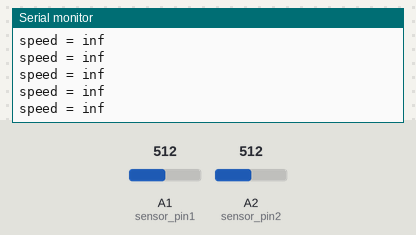
Recording of a sketch running on a simulated Arduino Uno, built with avr-gcc and run on an emulated ATmega328P. On the bench: the last lines printed to the serial monitor. The test bench sets the inputs (shaded band); at power-on: A1 (sensor_pin1) = 512, A2 (sensor_pin2) = 512.

Above: at 1.2 s.
1.3 s: A1 (sensor_pin1) set to 483
At 1.9 s:
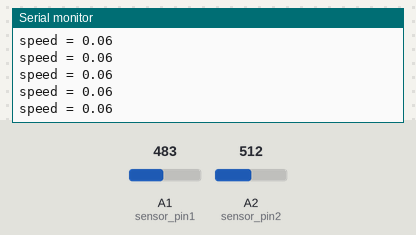
2.8 s: A1 (sensor_pin1) set to 510
At 3.9 s:
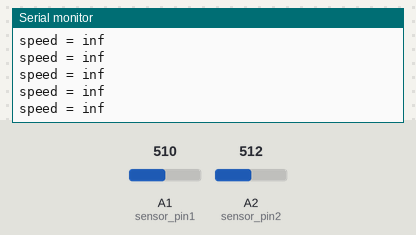
5.8 s: A2 (sensor_pin2) set to 485
At 6.3 s:
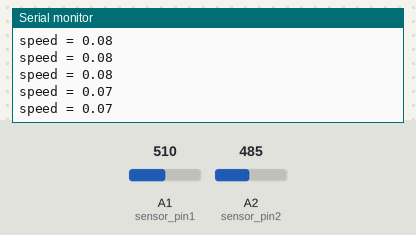
Timing chart, 0 to 8.8 s (numbered marks = the images above; inputs shaded):
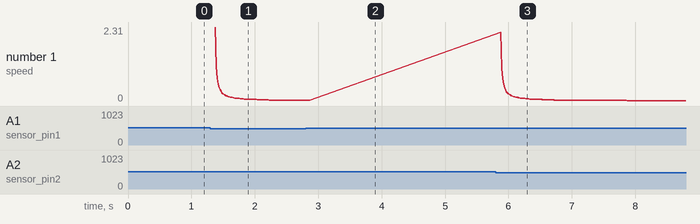

Measured:
- the behaviour switches between 501 and 500 on A1 (sensor_pin1) (found by bisection; images 0 and 1)
- the behaviour switches between 501 and 500 on A2 (sensor_pin2) (found by bisection; images 2 and 3)
- after the input at 1.3 s, the serial monitor: prints a new line after 0.08 s (image 1)
- after the input at 5.8 s, the serial monitor: prints a new line after 0.08 s (image 3)
- plotted number 1: 0.02 → 0 after the input at 5.8 s

The sketch:

speed.ino
```cpp
#include <avr/io.h>
#include <avr/interrupt.h>

int timer_count = 0;
int sensor_pin1 = 15;
int sensor_pin2 = 16;
int time1 = 0;
int time2 = 0;
int val1 = 0;
int val2 = 0;
int sensor1_ref_ambient = 0;
int sensor2_ref_ambient = 0;
int sensor1_ref_light = 0;
int sensor2_ref_light = 0;
int sensor1_ref = 0;
int sensor2_ref = 0;
double space = 0.03; //in meters
double speed1 = 0;
byte buff;

void setup() {
  // put your setup code here, to run once:
  //------------------------setting timer1 interrupt at 4khz--------------------
  //pinMode(sensor_pin1, INPUT);
  //pinMode(sensor_pin2, INPUT);
  Serial.begin(9600);
  //cal();

}

void loop() {
  // put your main code here, to run repeatedly:

  val1 = analogRead(sensor_pin1);
  val2 = analogRead(sensor_pin2);
  if(val1 > 500){
    time1 = millis();
  }
  if (val2 > 500) {
    time2 = millis();
  }
  if (time2 > time1)
    speed1 = (space * 1000)/(time2-time1);
  else
    speed1 = (space * 1000)/(time1-time2);
  Serial.print("speed = ");
  Serial.println(speed1);
}

void cal() {
  Serial.println("Cover the sensor and hit enter");
  while(!Serial.available()){
  }
  buff = Serial.read();
  sensor1_ref_ambient = analogRead(sensor_pin1);
  sensor2_ref_ambient = analogRead(sensor_pin2);
  Serial.println("Remove the cover and hit enter");
  while(!Serial.available()){
  }
  buff = Serial.read();
  sensor1_ref_light = analogRead(sensor_pin1);
  sensor2_ref_light = analogRead(sensor_pin2);
  sensor1_ref = (sensor1_ref_ambient+sensor1_ref_ambient)/2;
  sensor1_ref = (sensor1_ref_light+sensor1_ref_light)/2;
}
```
